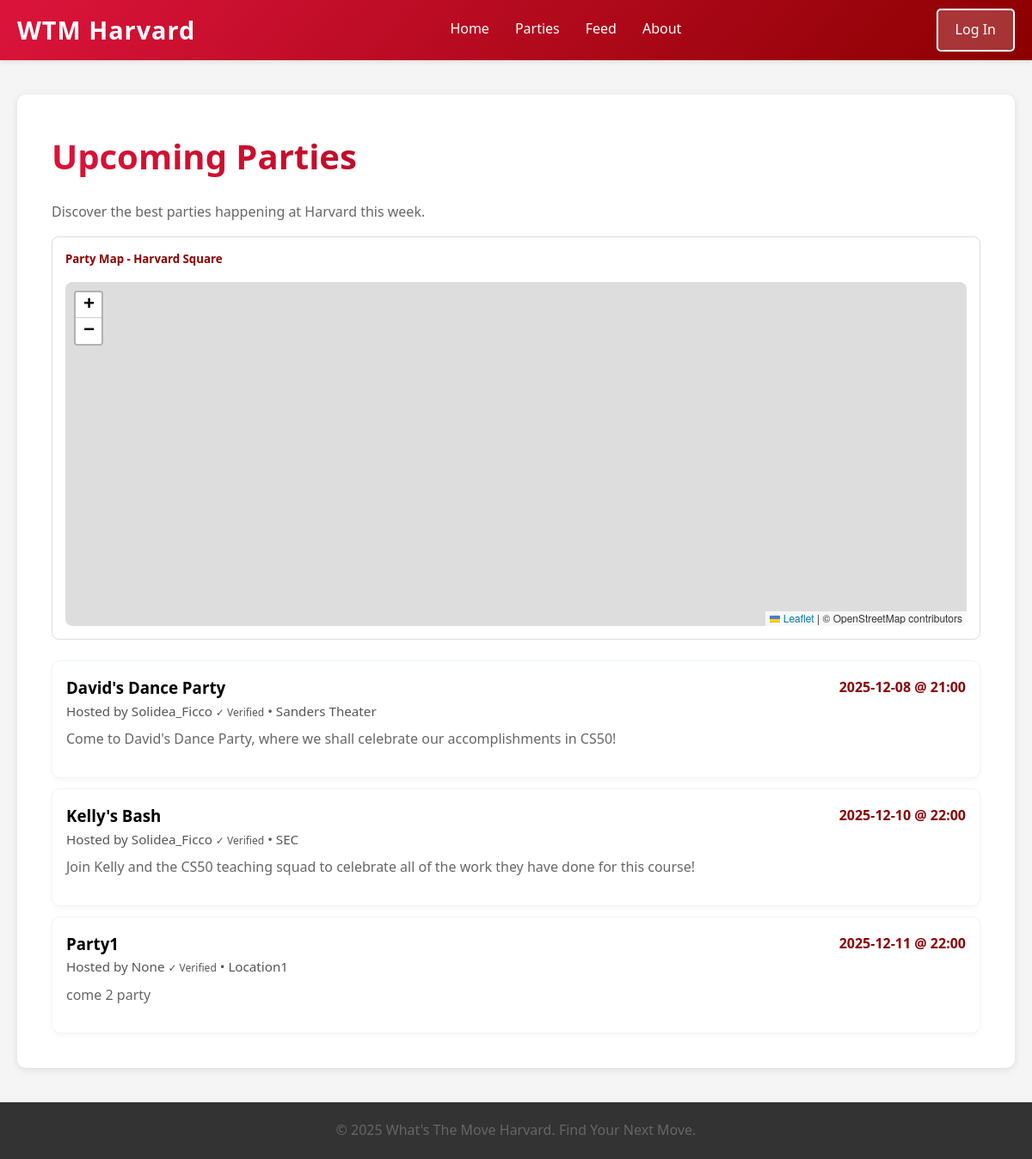
Page /list on the committed database.
### tables this page shows
CREATE TABLE parties (id INTEGER PRIMARY KEY AUTOINCREMENT, user_id INTEGER NOT NULL, host_name TEXT NOT NULL, party_name TEXT NOT NULL, location TEXT NOT NULL, date TEXT NOT NULL, time TEXT NOT NULL, description TEXT, created_at TIMESTAMP DEFAULT CURRENT_TIMESTAMP, latitude REAL, longitude REAL, flyer_path TEXT, FOREIGN KEY (user_id) REFERENCES users(id));

CREATE TABLE users (id INTEGER PRIMARY KEY AUTOINCREMENT NOT NULL, username TEXT NOT NULL, hash TEXT NOT NULL, display_name TEXT);

### app.py (the view)
@app.route('/list')
def list_page():
    user = current_user()
    conn = get_db_connection()
    parties = conn.execute(
        """
        SELECT p.id,
               p.party_name,
               p.location,
               p.latitude,
               p.longitude,
               p.date,
               p.time,
               p.description,
               p.host_name,
               p.flyer_path,
               p.created_at,
               u.username AS created_by,
               u.display_name AS verified_host
        FROM parties p
        JOIN users u ON p.user_id = u.id
        ORDER BY p.date, p.time
        """
    ).fetchall()
    conn.close()
    user_wishlist = get_user_wishlist_ids(user['id']) if user else set()
    return render_template('list.html', parties=parties, user=user, user_wishlist=user_wishlist)

### app.py (called while the page is built)
def get_db_connection():
    conn = sqlite3.connect(DATABASE)
    conn.row_factory = sqlite3.Row
    return conn

def current_user():
    if 'user_id' in session:
        return {'id': session['user_id'], 'email': session.get('user')}
    return None

### templates/list.html (shortened to what this page needs)
{% extends "template.html" %}
{% block content %}
<div class="container">
    <h1>Upcoming Parties</h1>
    <p>Discover the best parties happening at Harvard this week.</p>
    <div class="card mb-4">
        <div class="card-header">
            <h5>Party Map - Harvard Square</h5>
        </div>
        <div class="card-body">
            <div id="map" style="height: 400px; width: 100%; border-radius: 8px;"></div>
        </div>
    </div>
    <div class="party-list">
        {% if parties and parties|length > 0 %}
            {% for party in parties %}
            <div class="party-card">
                <a class="party-card-link" href="/party/{{ party['id'] }}">
                    <div class="party-card-header">
                        <h3>{{ party['party_name'] }}</h3>
                        <div class="party-date">{{ party['date'] }} @ {{ party['time'] }}</div>
                    </div>
                    <p class="party-meta">
                        Hosted by {{ party['verified_host'] }}
                        <span class="badge bg-success" style="font-size: 0.75rem;">✓ Verified</span>
                        • {{ party['location'] }}
                    </p>
                    {% if party['description'] %}
                    <p>{{ party['description'][:150] }}{% if party['description']|length > 150 %}...{% endif %}</p>
                    {% endif %}
                </a>
            </div>
            {% endfor %}
        {% else %}
            <div class="alert alert-secondary">
                No parties have been added yet. Be the first to add one!
            </div>
        {% endif %}
    </div>
</div>
<link rel="stylesheet" href="https://unpkg.com/leaflet@1.9.4/dist/leaflet.css" />
{% endblock %}

### static/style.css (style rules this page uses)
* { margin: 0; padding: 0; box-sizing: border-box; }
body { font-family: 'Segoe UI', Tahoma, Geneva, Verdana, sans-serif; background-color: #f5f5f5; line-height: 1.6; }
.container { background: white; padding: 40px; border-radius: 10px; box-shadow: 0 2px 10px rgba(0, 0, 0, 0.1); }
h1 { color: #333; margin-bottom: 20px; font-size: 2.5rem; background: linear-gradient(135deg, #dc143c 0%, #8b0000 100%); -webkit-background-clip: text; -webkit-text-fill-color: transparent; background-clip: text; }
p { color: #666; font-size: 1rem; margin-bottom: 15px; }
.card-header { display: flex; justify-content: space-between; align-items: center; margin-bottom: 16px; color: #8b0000; font-weight: 700; }
.party-list { margin-top: 24px; display: flex; flex-direction: column; gap: 12px; }
.party-card { padding: 16px; border: 1px solid #f1f5f9; border-radius: 10px; background: white; box-shadow: 0 2px 6px rgba(0, 0, 0, 0.04); }
.party-card-link { text-decoration: none; color: inherit; }
.party-card-header { display: flex; justify-content: space-between; align-items: center; gap: 12px; }
.party-date { font-weight: 700; color: #8b0000; }
.party-meta { font-size: 0.95rem; color: #555; margin-bottom: 8px; }
.card { background: white; border: 1px solid #ddd; border-radius: 8px; padding: 15px; margin-bottom: 15px; }
.card-body { padding: 0; }
.mb-4 { margin-bottom: 24px; }

### rows in the picture
parties: party_name "David's Dance Party", date "2025-12-08", time "21:00", verified_host "Solidea_Ficco", location "Sanders Theater", description "Come to David's Dance Party, where we shall celebrate our accomplishments in CS50!"
parties: party_name "Kelly's Bash", date "2025-12-10", time "22:00", verified_host "Solidea_Ficco", location "SEC", description "Join Kelly and the CS50 teaching squad to celebrate all of the work they have done for this course!"
parties: party_name "Party1", date "2025-12-11", time "22:00", verified_host "None", location "Location1", description "come 2 party"
